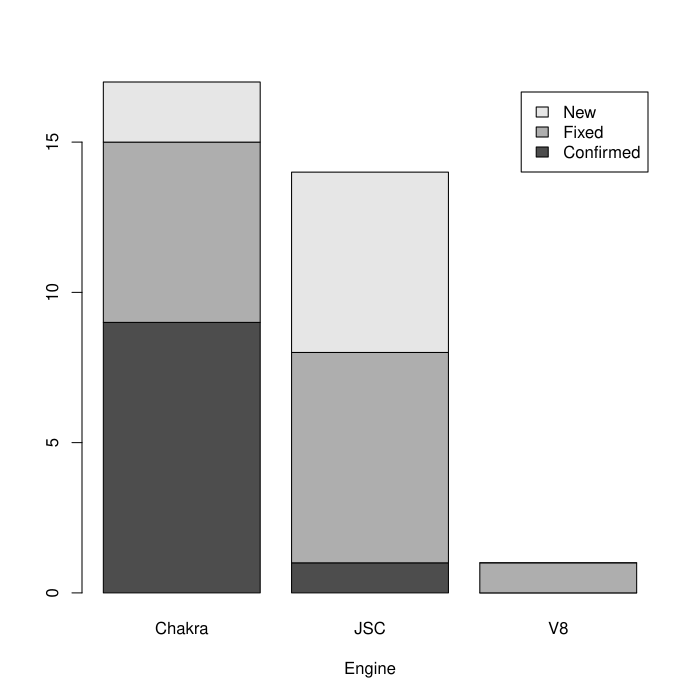

Generate this figure with R:
# Stacked Bar Plot with Colors and Legend

table <- read.table("stacked.data", header = TRUE, sep = "", quote = "\"")
counts <- table(table$Status, table$Engine)
#col=c("darkblue","red"), 
barplot(counts, xlab="Engine", legend = rownames(counts)) 
